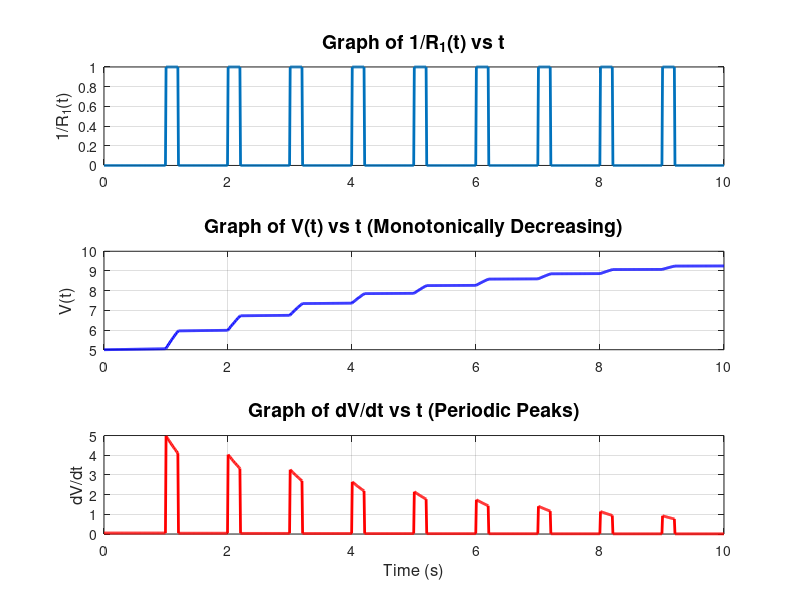

Write MATLAB code to recreate this figure. (Note: this script raises an error after producing the figure.)
% Parameters for the problem
R0 = 100;         % Constant resistance R0
m1 = 1;           % Constant m1 for 1/R1(t)
t1 = 0.2;         % Time offset for R1
tau1 = 1;         % Period for R1
T = 10;           % Final time
C = 1;            % Capacitance C
V_s = 10;         % Source voltage Vs
V_0 = 5;          % Initial voltage V0

% Time vector
t = linspace(0, T, 1000);

% 1/R1(t)
R1_inv = zeros(size(t));
for j = 0:floor(T/tau1)
    idx = (t > (t1 + (j + 4/5) * tau1)) & (t <= (t1 + (j + 1) * tau1));
    R1_inv(idx) = m1;
end

% Total resistance 1/R(t)
R_total_inv = 1/R0 + R1_inv;
R_total = 1 ./ R_total_inv;

% Voltage solution V(t) (Monotonically Decreasing)
V_t = V_s * (1 - exp(-cumtrapz(t, 1./(R_total * C)))) + V_0 * exp(-cumtrapz(t, 1./(R_total * C)));

% Derivative of voltage dV/dt (Periodic Behavior)
dV_dt = (V_s - V_0) ./ (C * R_total) .* exp(-cumtrapz(t, 1./(C * R_total)));

% Plotting
figure;

% Subplot 1: 1/R1(t) vs t
subplot(3, 1, 1);
plot(t, R1_inv, 'LineWidth', 2);
ylabel('1/R_1(t)', 'FontSize', 12);
title('Graph of 1/R_1(t) vs t', 'FontSize', 14);
grid on;

% Subplot 2: V(t) vs t (Monotonically Decreasing)
subplot(3, 1, 2);
plot(t, V_t, 'LineWidth', 2, 'Color', 'b');
ylabel('V(t)', 'FontSize', 12);
title('Graph of V(t) vs t (Monotonically Decreasing)', 'FontSize', 14);
grid on;

% Subplot 3: dV/dt vs t (Periodic Peaks)
subplot(3, 1, 3);
plot(t, dV_dt, 'LineWidth', 2, 'Color', 'r');
xlabel('Time (s)', 'FontSize', 12);
ylabel('dV/dt', 'FontSize', 12);
title('Graph of dV/dt vs t (Periodic Peaks)', 'FontSize', 14);
grid on;

% Adjust plot layout
sgtitle('Combined Plots of 1/R1(t), V(t), and dV/dt vs t', 'FontSize', 16);

